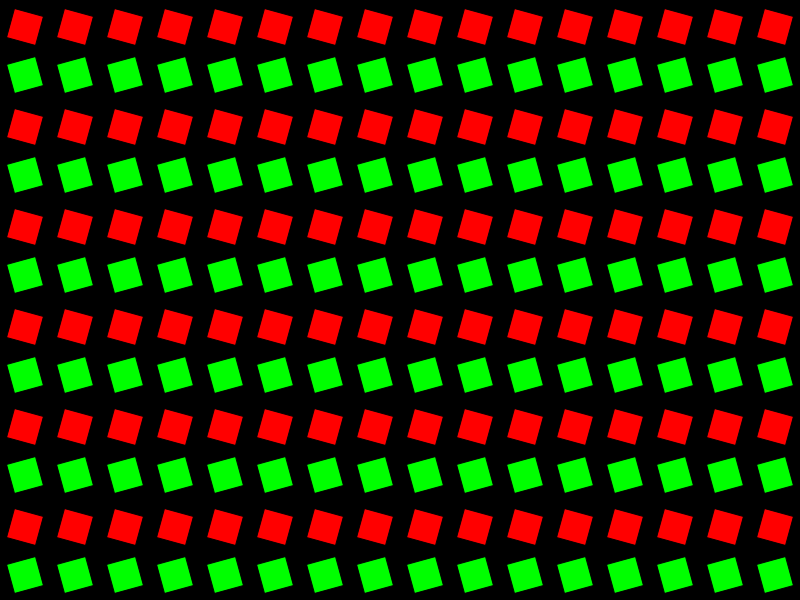
Frame 1 (no input)
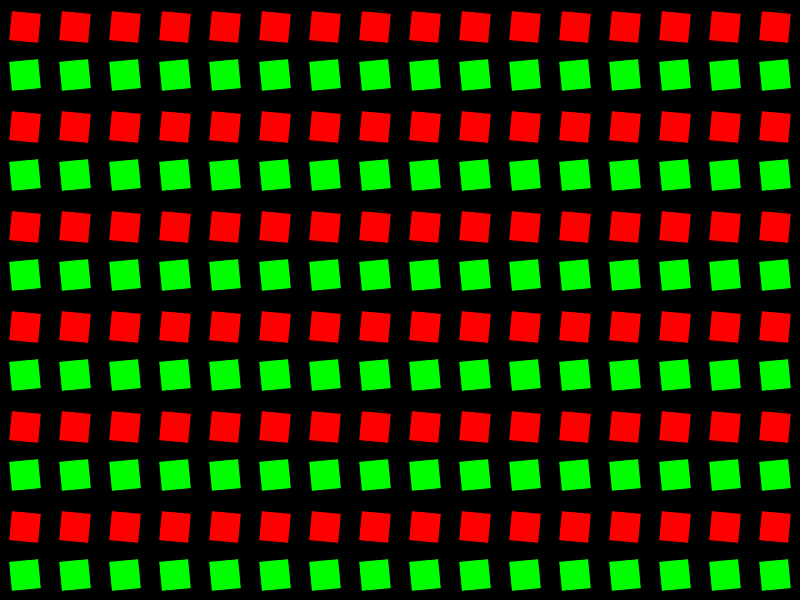
Frame 60 (the mouse pressed at the canvas centre just before this capture)
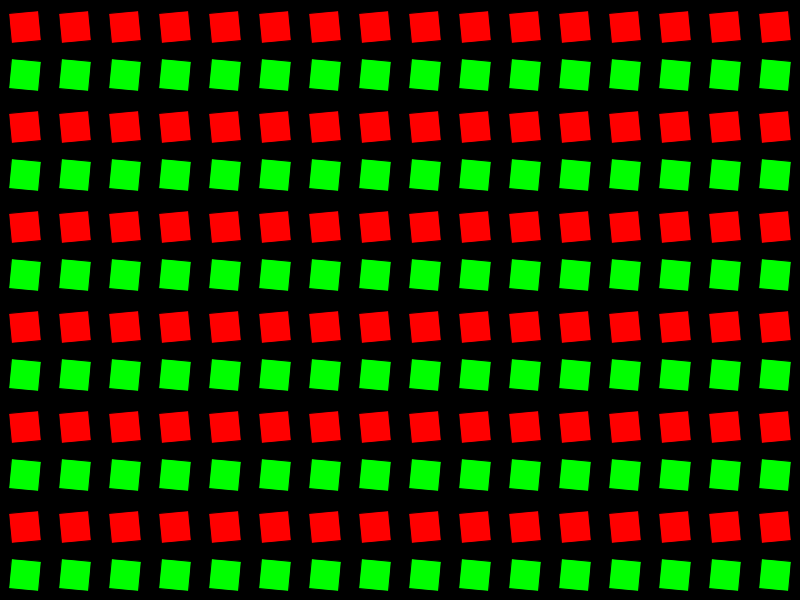
Frame 120 (the mouse held since frame 60 and released just before this capture)

The Processing sketch that drew these frames (run headless with seeded random() and noise(); from frame 60 on, the mouse is pressed at the canvas centre):

// Processing sketch: GridBox
// ── GridBox.pde
// GridBox

float rotate, rotate2;
void setup()
{
 size(800,600); 
 rotate = radians(15);
 rotate2 = radians(-15);
}

void draw()
{
  background(0);
  redSquares();
  greenSquares();
}

void redSquares()
{
 for(int rectX = 10; rectX < width; rectX += 50)
 {
   for(int rectY = height/50; rectY < height; rectY += 100)
   {
   pushMatrix();
   translate(rectX+15,rectY+15);
   rotate(rotate);
   fill(255,0,0);
   rect(-15,-15,30,30);
   popMatrix();
   }
 }
 rotate = rotate + 0.05;
}

void greenSquares()
{ for(int rectX2 = 10; rectX2 < width; rectX2 += 50)
 {
   for(int rectY2 = height/50 * 5; rectY2 < height; rectY2 += 100)
   {
   pushMatrix();
   translate(rectX2+15, rectY2+15);
   rotate(rotate2);
   fill(0,255,0);
   rect(-15, -15,30,30);
   popMatrix();
   }
 }
  rotate2 = rotate2 - 0.05;
}
